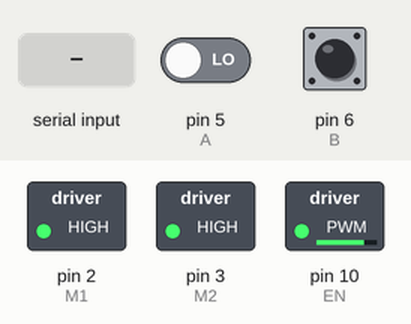
Simulated run of this program. Board: Arduino Nano, built with avr-gcc and run on an emulated ATmega328P. Shown: switched loads named in the program (green lamp = pin HIGH). Inputs (shaded band) come from the test bench; at power-on: pin 5 (A) LOW, pin 6 (B) HIGH.

Above: at 1.2 s.
1.3 s: "90,45\n" received over Serial
4.9 s: "30,150\n" received over Serial
Timing chart, 0 to 7.9 s (numbered marks = the images above; inputs shaded):
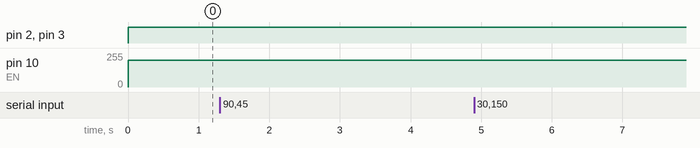

The program:

main.cpp
```cpp
//Bibliotecas:
#include <Arduino.h>
#include <math.h>
#include <string.h>

//Definição dos pinos:
#define A 5
#define B 6
#define M1 2
#define M2 3
#define EN 10

//Resolução do encoder:
#define resolution 11

//Inicializações:
void setup()
{
  Serial.begin(9600);

  pinMode(A, INPUT);
  pinMode(B, INPUT);
  pinMode(M1, OUTPUT);
  pinMode(M2, OUTPUT);
  pinMode(EN, OUTPUT);
}

//Definição de variáveis:
bool last_B=true, last_A=true;
long step=0;
unsigned long i=0;
double time[2], v=0, pos[2];
int mode=0, value;
char data[20];

void loop()
{
  //Obtenção do comando de controle:
  char caractere;
  bool sinal = false;
  // Enquanto receber algo pela serial
  int l=0;
  while(Serial.available() > 0)
  {
    sinal = true;
    // Lê byte da serial
    caractere = Serial.read();
    // Ignora caractere de quebra de linha
    if (caractere != '\n')
    {
      data[l] = caractere;
    }else
    {
      data[l] = '\0';
      break;
    }
    l++;
    // Aguarda buffer serial ler próximo caractere
    //delay(10);
  }
  if(sinal)
  {
    value = atoi(data);
  }else
  {
    value = 0;
  }

  //Envio do sinal para o motor:
  if(value > 0)
  {
    digitalWrite(M1, LOW);
    digitalWrite(M2, HIGH);
    analogWrite(EN, abs(value));
  }
  if(value < 0)
  {
    digitalWrite(M1, HIGH);
    digitalWrite(M2, LOW);
    analogWrite(EN, abs(value));
  }
  if(value == 0)
  {
    digitalWrite(M1, HIGH);
    digitalWrite(M2, HIGH);
    analogWrite(EN, 200);
  }

  //Leitura do encoder:
  bool current_B = digitalRead(B);
  bool current_A = digitalRead(A);
  //Aguarda contato:
  if((last_B && last_A) && !mode)
  {
    mode = 1;
  }
  //Identifica sentido:
  if(mode == 1)
  {
    if(current_B != current_A)
    {
        if(current_B)
        {
          step--;
        }else
        {
          step++;
        }
        time[i%2] = (micros()/1e6);
        pos[i%2] = (step*2*M_PI/resolution);
        if(i%2)
        {
          v = ((pos[1]-pos[0])/(time[1]-time[0]));
          Serial.println(v);
        }
        i++;
        mode = 2;
    }
  }
  //Fim do contato mecânico:
  if(mode == 2)
  {
    if(!last_B && !last_A)
    {
      mode = 0;
    }
  }
  last_B = current_B;
  last_A = current_A;
}
```
